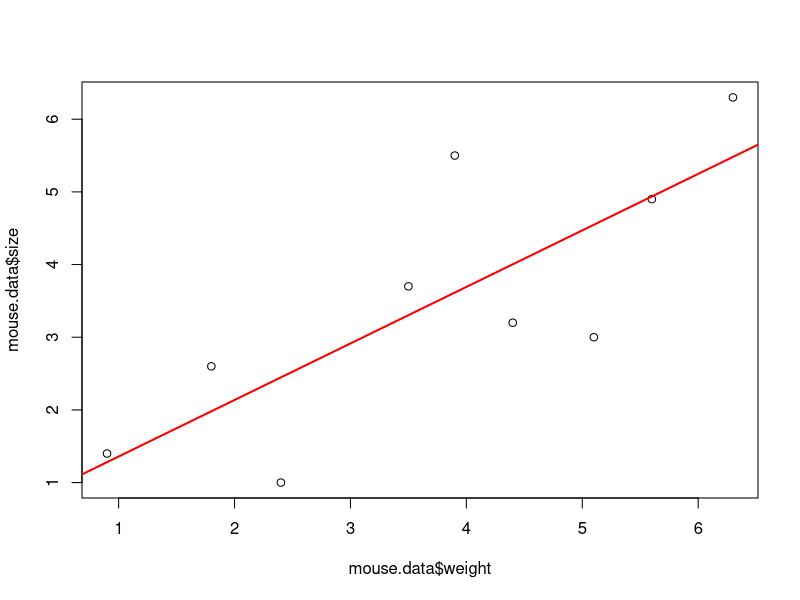
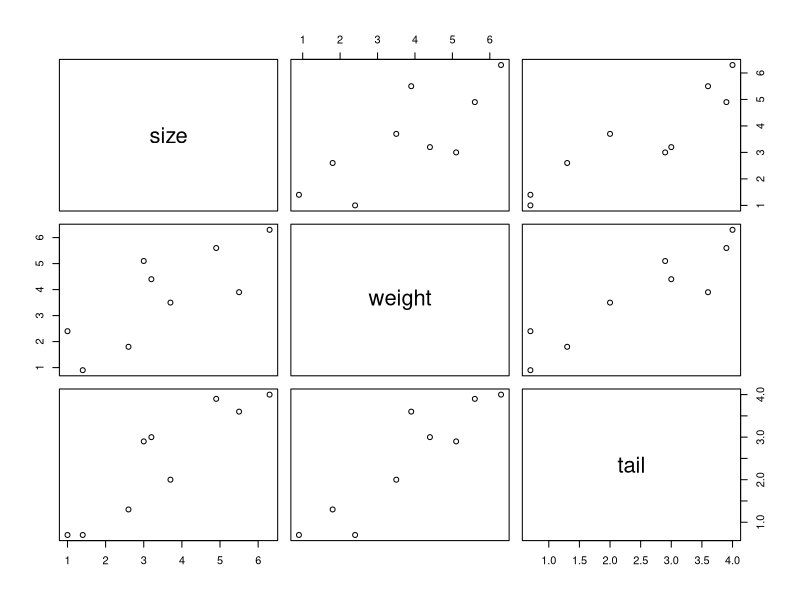

Here is the R script that generated these plots, in order:
########################
# Simple Regression
########################

# The raw data for mouse size, weight and tail length
mouse.data <- data.frame(
  size = c(1.4, 2.6, 1.0, 3.7, 5.5, 3.2, 3.0, 4.9, 6.3),
  weight = c(0.9, 1.8, 2.4, 3.5, 3.9, 4.4, 5.1, 5.6, 6.3),
  tail = c(0.7, 1.3, 0.7, 2.0, 3.6, 3.0, 2.9, 3.9, 4.0)
)

mouse.data

# Plot your data
plot(mouse.data$weight, mouse.data$size)

# Use the lm() (linear model) function to fit a line to the data
# size = y-intercept + slope * weight
# By default, R adds the terms for the y-intercept and the slope
# R then uses least-squares to find the values for y-intercept and slope
# that minimize the squared residuals from the line
simple.regression <- lm(size ~ weight, data=mouse.data)

# The R2 (0.613) and the p-value (0.012) say that weight does a pretty good job predicting size
summary(simple.regression)

# Add the least-squares fit line to the graph
abline(simple.regression, col="red", lwd=2)


########################
# Multiple Regression
########################

# For multiple regression, we'll use weight and tail to predict size
mouse.data <- data.frame(
  size = c(1.4, 2.6, 1.0, 3.7, 5.5, 3.2, 3.0, 4.9, 6.3),
  weight = c(0.9, 1.8, 2.4, 3.5, 3.9, 4.4, 5.1, 5.6, 6.3),
  tail = c(0.7, 1.3, 0.7, 2.0, 3.6, 3.0, 2.9, 3.9, 4.0)
)

# Plot your data
# Since we didn't specify the x and y-axes,
# R plots all the data columns (size, weight and tail) against each other
# We can see that both weight and tail are correlated with size
# It means that both weight and tail are reasonable predictors for size
# We can also see that weight and tail are correlated
# - this meas that they provide similar information and that we might not need both in our model
# - we might only need weight or tail
plot(mouse.data)

# Use the lm() (linear model) function to fit a plane to the data
# size = y-intercept + slope1 * weight + slope2 * tail
multiple.regression <- lm(size ~ weight + tail, data=mouse.data)

# The R2, adjusted R2 and the p-value look good
# ★ Since we're doing multiple regression, we're more interested in adjusted R2
# ★ With multiple regression, "Coefficients" section is more interesting
# ★ 'Coefficients : weight' line compares the multiple regression to the simple regression
#    - size = y-intercept + slope1 * weight + slope2 * tail
#      vs. size = y-intercept + slope2 * tail
#    - 0.4345 is the p-value
#      ★ it means that using weight and tail isn't significantly better than using tail alone to predict size
# Now let's look at 'Coefficients : tail' line
#    - size = y-intercept + slope1 * weight + slope2 * tail
#      vs. size = y-intercept + slope1 * weight
#    - 0.0219 is the p-value
#      ★ it means that using weight and tail is significantly better than using weight alone to predict size
# In summary, using weight and tail to predict size is good (p-value : 0.003399)
# but if we wanted to save time, we could spare ourselves the agony of weighting mice and just use their tail lengths to predict size
summary(multiple.regression)
